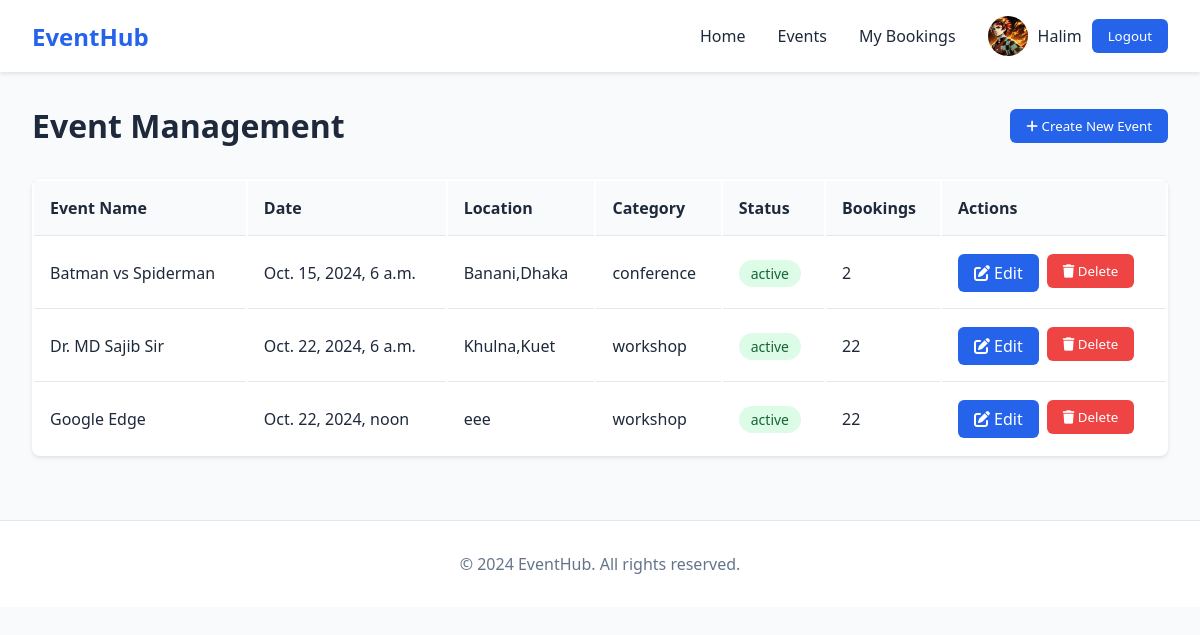
Screenshot of /events/ (signed in) with the database file from the repository.
### users/models.py (models this page shows, shortened)
class Profile(models.Model):
    user = models.OneToOneField(User, on_delete=models.CASCADE)
    phone = models.CharField(max_length=12, validators=[MinLengthValidator(9)], blank=True, null=True)
    location = models.CharField(max_length=20, blank=True, null=True)
    image = models.ImageField(upload_to='profile_picture/',blank=True,null=True)
    uploaded_at = models.DateTimeField(auto_now_add=True)

### events/models.py (models this page shows, shortened)
class Event(models.Model):
    name = models.CharField(max_length=200)
    category = models.CharField(max_length=50, choices=[('conference', 'Conference'), ('concert', 'Concert'), ('workshop', 'Workshop'), ('sports', 'Sports')])
    date = models.DateTimeField()
    location = models.CharField(max_length=200)
    description = models.TextField()
    max_attendees = models.PositiveIntegerField()
    status = models.CharField(max_length=20, choices=[('active', 'Active'), ('draft', 'Draft')])
    created_by = models.ForeignKey(User, on_delete=models.CASCADE, related_name='events')

### events/views.py (the view)
# urls.py: path('', views.event_list, name='event_list'),
def event_list(request):
    events = Event.objects.filter(status="active")
    if request.user.is_authenticated:
        user_bookings = Booking.objects.filter(user=request.user).values_list('event_id', flat=True)
    else:
        user_bookings = []
    return render(request, 'events/event_list.html', {'events': events, 'user_bookings': user_bookings})

### events/templates/events/event_list.html (shortened to what this page needs)
{% extends "base.html" %}
{% load static %}
{% block style %}
  <link rel="stylesheet" href="{% static 'event/css/event_list.css' %}">
{% endblock style %}
{% block content %}
<main class="main-container">
    <div class="page-header">
        <h1>Event Management</h1>
        <button class="btn btn-primary" id="createEventBtn">
            <i class="fas fa-plus"></i> Create New Event
        </button>
    </div>
    <table class="events-table">
        <thead>
            <tr>
                <th>Event Name</th>
                <th>Date</th>
                <th>Location</th>
                <th>Category</th>
                <th>Status</th>
                <th>Bookings</th>
                <th>Actions</th>
            </tr>
        </thead>
        <tbody>
            {% for event in events %}
            <tr>
                <td>{{event.name}}</td>
                <td>{{event.date}}</td>
                <td>{{event.location}}</td>
                <td>{{event.category}}</td>
                <td><span class="status-badge status-active">{{event.status}}</span></td>
                <td>{{event.max_attendees}}</td>
                <td>
                    <div class="action-buttons">
                        <a style="text-decoration: none;" href="{% url 'update_event' event.id %}" class="btn btn-primary">
                            <i class="fas fa-edit"></i> Edit
                        </a>
                        <form action="{% url 'delete_event' event.id %}" method="post">
                            <button type="button" class="btn btn-danger" onclick="confirmDelete(this)">
                                <i class="fas fa-trash"></i> Delete
                            </button>
                        </form>
                    </div>
                </td>
            </tr>
            {% endfor %}
        </tbody>
    </table>
</main>
{% endblock content %}

### templates/base.html (shortened to what this page needs)
{% load static %}
<!DOCTYPE html>
<html lang="en">
<head>
    <link href="https://cdnjs.cloudflare.com/ajax/libs/font-awesome/6.0.0/css/all.min.css" rel="stylesheet">
    <link rel="stylesheet" href="{% static 'css/base.css' %}">
    {% block style %}{% endblock style %}
</head>
<body>
    <nav class="navbar">
        <div class="nav-content">
            <a href="#" class="logo">EventHub</a>
            <div class="nav-links">
                <a href="{% url 'users:home' %}">Home</a>
                <a href="{% url 'event_list' %}">Events</a>
                <a href="#">My Bookings</a>
                {% if request.user.is_authenticated %}
                <a href="{% url 'users:profile' request.user.id %}">
                    <div class="user-info">
                        <img src="{% if user.profile and user.profile.image %}{{ user.profile.image.url }}{% else %}{% static 'default_images/default.png' %}{% endif %}"
                            alt="Profile Image" class="profile-img">
                        <span>{{ request.user.username }}</span>
                        <button class="btn btn-primary" onclick="window.location.href='{% url 'users:logout' %}'">
                            Logout
                        </button>
                    </div>
                </a>
                {% else %}
                <a href="{% url 'users:login' %}" class="btn btn-primary">Login</a>
                {% endif %}
            </div>
        </div>
    </nav>
    <div class="container">
        {% block content %}{% endblock %}
    </div>
    <footer>
        <div class="footer-content">
            <p>&copy; 2024 EventHub. All rights reserved.</p>
        </div>
    </footer>
</body>
</html>

### static/css/base.css (style rules this page uses)
:root { --primary: #2563eb; --secondary: #4f46e5; --accent: #818cf8; --background: #f8fafc; --text: #1e293b; }
* { margin: 0; padding: 0; box-sizing: border-box; font-family: 'Segoe UI', system-ui, sans-serif; }
body { background-color: var(--background); color: var(--text); }
.navbar { background: white; box-shadow: 0 2px 4px rgba(0,0,0,0.1); padding: 1rem 2rem; position: sticky; top: 0; z-index: 1000; }
.nav-content { max-width: 1200px; margin: 0 auto; display: flex; justify-content: space-between; align-items: center; }
.logo { font-size: 1.5rem; font-weight: bold; color: var(--primary); text-decoration: none; }
.nav-links { display: flex; gap: 2rem; align-items: center; }
.nav-links a { text-decoration: none; color: var(--text); font-weight: 500; transition: color 0.3s; }
.btn { padding: 0.5rem 1rem; border-radius: 0.375rem; font-weight: 500; cursor: pointer; transition: all 0.3s; }
.btn-primary { background: var(--primary); color: white; border: none; }
footer { background: white; padding: 2rem; margin-top: 4rem; border-top: 1px solid #e2e8f0; }
.footer-content { max-width: 1200px; margin: 0 auto; text-align: center; color: #64748b; }

### events/static/event/css/event_list.css (style rules this page uses)
:root { --primary: #2563eb; --secondary: #4f46e5; --accent: #818cf8; --background: #f8fafc; --text: #1e293b; --error: #ef4444; --success: #22c55e; }
* { margin: 0; padding: 0; box-sizing: border-box; font-family: 'Segoe UI', system-ui, sans-serif; }
body { background-color: var(--background); color: var(--text); }
.navbar { background: white; box-shadow: 0 2px 4px rgba(0,0,0,0.1); padding: 1rem 2rem; position: sticky; top: 0; z-index: 1000; }
.nav-content { max-width: 1200px; margin: 0 auto; display: flex; justify-content: space-between; align-items: center; }
.logo { font-size: 1.5rem; font-weight: bold; color: var(--primary); text-decoration: none; }
.nav-links { display: flex; gap: 2rem; align-items: center; }
.nav-links a { text-decoration: none; color: var(--text); font-weight: 500; transition: color 0.3s; }
.main-container { max-width: 1200px; margin: 2rem auto; padding: 0 2rem; }
.page-header { display: flex; justify-content: space-between; align-items: center; margin-bottom: 2rem; }
.btn { padding: 0.5rem 1rem; border-radius: 0.375rem; font-weight: 500; cursor: pointer; transition: all 0.3s; border: none; }
.btn-primary { background: var(--primary); color: white; }
.btn-danger { background: var(--error); color: white; }
.events-table { width: 100%; background: white; border-radius: 0.5rem; overflow: hidden; box-shadow: 0 2px 4px rgba(0,0,0,0.1); }
.events-table th, .events-table td { padding: 1rem; text-align: left; border-bottom: 1px solid #e2e8f0; }
.events-table th { background: #f8fafc; font-weight: 600; }
.events-table tr:last-child td { border-bottom: none; }
.action-buttons { display: flex; gap: 0.5rem; }
.status-badge { padding: 0.25rem 0.75rem; border-radius: 1rem; font-size: 0.875rem; display: inline-block; }
.status-active { background: #dcfce7; color: #166534; }

### templates/base.html (style rules this page uses)
.user-info { display: flex; align-items: center; gap: 10px; }
.profile-img { width: 40px; height: 40px; border-radius: 50%; object-fit: cover; }

### rows the page displays
Event: name "Batman vs Spiderman", date "Oct. 15, 2024, 6 a.m.", location "Banani,Dhaka", category "conference", status "active", max_attendees "2"
Event: name "Dr. MD Sajib Sir", date "Oct. 22, 2024, 6 a.m.", location "Khulna,Kuet", category "workshop", status "active", max_attendees "22"
Event: name "Google Edge", date "Oct. 22, 2024, noon", location "eee", category "workshop", status "active", max_attendees "22"

### other values shown
{{ request.user.username }} "Halim"
